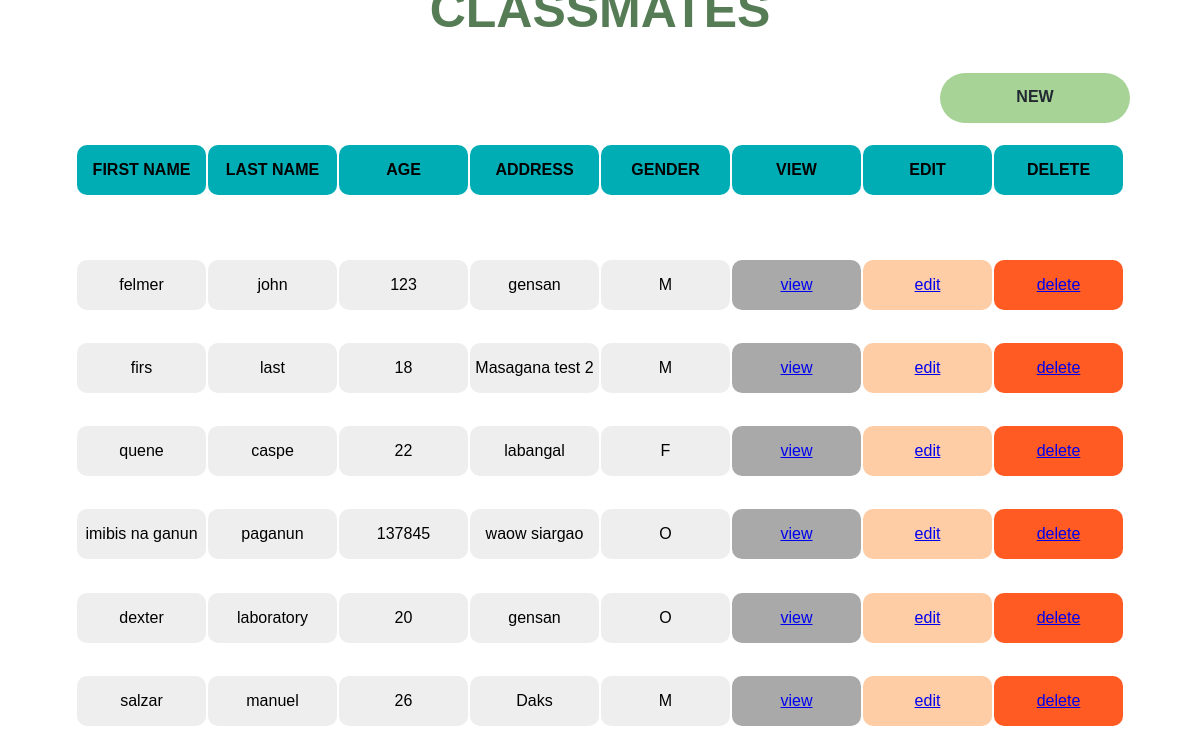
The page /classmate/ on the database its author committed.
### classmates/models.py (models this page shows, shortened)
class Classmate(models.Model):
    GENDER_CHOICES = (
        ('M', 'Male'),
        ('F', 'Female'),
        ('O', 'Other'),
    )
    firstname = models.CharField(max_length=200)
    lastname = models.CharField(max_length=200)
    address = models.CharField(max_length=200, default='')
    gender = models.CharField(max_length=1, choices=GENDER_CHOICES, default='0')
    age = models.IntegerField()

### classmates/views.py (the view)
# urls.py: path('', views.ClassmateList.as_view(), name='classmate_list'),
class ClassmateList(ListView):
    model = Classmate

### classmates/templates/classmates/classmate_list.html (shortened to what this page needs)
<div style="
    display: grid;
    grid-template-rows: 1.5fr 4fr 1fr;
    align-content: center;
    justify-content: center;
    height: 80%;
    width: 100%;
">
    <h1 style="
        display: flex;
        align-items: center;
        justify-content: center;
        color: #557C55;
        font-size: 50px;
        font-weight: bolder;
    ">
    </h1>
    <div style="
    display: flex;
    align-content: center;
    padding-right: 20px;
    justify-content: flex-end;
    height: 100%;
    margin-bottom: -20px;
">
    	<a href="{% url "classmate_new" %}" style="
        display: flex;
        align-content: center;
        justify-content: center;
        padding: 15px 20px;
        color: #222831;
        border: 4px #393E46;
        border-radius: 30px;
        height: 20px;
        width: 150px;
        font-weight: bolder;
        text-decoration: none;
        background: #A7D397;
        transition: transform 0.3s, background-color 0.3s;
    ">
        NEW
    	</a>
    </div>
    <table>
        <thead>
            <tr class="details">
                <th>FIRST NAME</th>
                <th>LAST NAME</th>
                <th>AGE</th>
                <th>ADDRESS</th>
                <th>GENDER</th>
                <th>VIEW</th>
                <th>EDIT</th>
                <th>DELETE</th>
            </tr>
        </thead>
        <tbody>
            {% for classmate in object_list %}
            <tr class="body_tr">
                <td>{{ classmate.firstname }}</td>
                <td>{{ classmate.lastname }}</td>
                <td>{{ classmate.age }}</td>
                <td>{{ classmate.address }}</td>
                <td>{{ classmate.gender }}</td>
                <td style="background-color:#A9A9A9;"><a href="{% url "classmate_view" classmate.id %}">view</a></td>
                <td style="background-color:#FECDA6;"><a href="{% url "classmate_edit" classmate.id %}">edit</a></td>
                <td style="background-color:#FF5B22;"><a href="{% url "classmate_delete" classmate.id %}">delete</a></td>
            </tr>
            {% endfor %}
        </tbody>
    </table>
</div>

### classmates/templates/classmates/classmate_list.html (style rules this page uses)
thead { display: flex; justify-content: center; align-content: center; background-color: transparent; width: 100%; padding-top: 30px; height: 100px; }
th { margin-right: 15px; width: 127px; height: 50px; margin-bottom: 0 10px 10px 0; border-radius: 10px; background-color: #00ADB5; text-align: center; }
table { display: grid; grid-template-rows: 30px 1fr; padding: 10px 25px; align-content: top; justify-content: center; height: 550px; margin-bottom: 100px; background-color: transparent; }
.body_tr { margin-bottom: -10px; background-color: transparent; height: 70px; }
tbody { display: grid; padding-top: 115px; width: 100%; background-color: transparent; height: 100%; }
td { width: 127px; height: 50px; margin-bottom: 10px; margin-right: 15px; border-radius: 10px; background-color: #EEEEEE; text-align: center; }
h1 { color: #D6C7AE; }

### rows shown on the page
Classmate: firstname "felmer", lastname "john", age "123", address "gensan", gender "M"
Classmate: firstname "firs", lastname "last", age "18", address "Masagana test 2", gender "M"
Classmate: firstname "quene", lastname "caspe", age "22", address "labangal", gender "F"
Classmate: firstname "imibis na ganun", lastname "paganun", age "137845", address "waow siargao", gender "O"
Classmate: firstname "dexter", lastname "laboratory", age "20", address "gensan", gender "O"
Classmate: firstname "salzar", lastname "manuel", age "26", address "Daks", gender "M"
